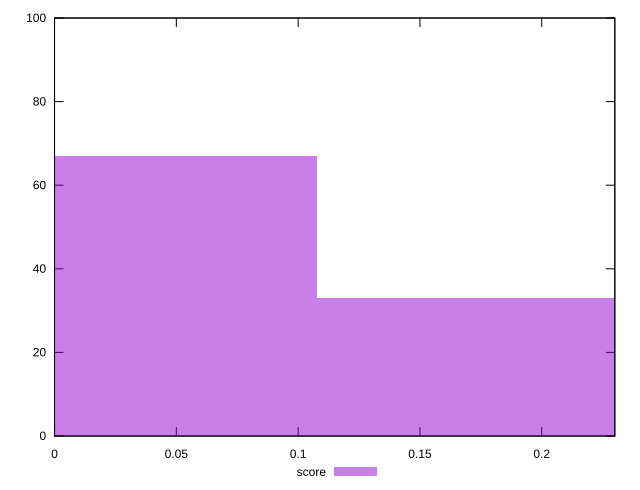

Write the gnuplot code that produced this figure.
reset

$score <<EOF
0 67
0.21521438501332996 33
EOF

set key outside below
set boxwidth 0.21521438501332996
set xrange [0:0.23]
set yrange [0:100]
set trange [0:100]
set style fill transparent solid 0.5 noborder
set terminal svg size 640, 490 enhanced background rgb 'white'
set output "report_00018_2021-02-10T15-25-16.877Z/cumulative-layout-shift/samples/pages+cached/score/histogram.svg"

plot $score title "score" with boxes

reset
